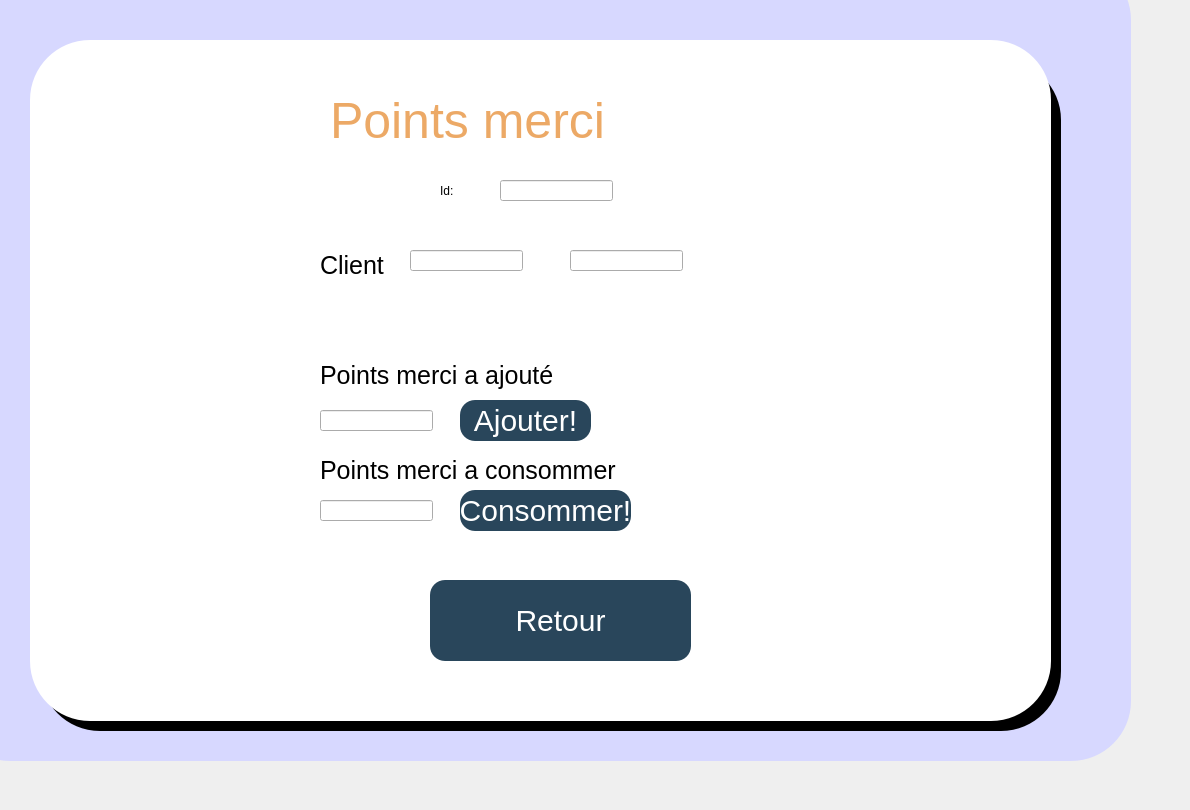
    <widget class="QWidget" name="Pointsmerci">
     <widget class="QLabel" name="label_6">
      <property name="geometry">
       <rect>
        <x>360</x>
        <y>480</y>
        <width>47</width>
        <height>14</height>
       </rect>
      </property>
      <property name="text">
       <string>TextLabel</string>
      </property>
     </widget>
     <widget class="QLabel" name="entrer_id_txt_3">
      <property name="geometry">
       <rect>
        <x>320</x>
        <y>350</y>
        <width>241</width>
        <height>51</height>
       </rect>
      </property>
      <property name="styleSheet">
       <string notr="true">font-size:25px;</string>
      </property>
      <property name="text">
       <string>Points merci a ajouté</string>
      </property>
     </widget>
     <widget class="QPushButton" name="Retour_pms">
      <property name="geometry">
       <rect>
        <x>430</x>
        <y>580</y>
        <width>261</width>
        <height>81</height>
       </rect>
      </property>
      <property name="styleSheet">
       <string notr="true">QPushButton{
background:#29465B;
font-size:30px;
border-radius:15px;
color:white;
}

QPushButton:hover{
color:#3794AB;
border-radius:15px;
background:white;
font-size:30px;
}</string>
      </property>
      <property name="text">
       <string>Retour</string>
      </property>
     </widget>
     <widget class="QPushButton" name="pushButton_37">
      <property name="geometry">
       <rect>
        <x>40</x>
        <y>60</y>
        <width>1021</width>
        <height>671</height>
       </rect>
      </property>
      <property name="styleSheet">
       <string notr="true">QPushButton{
background:black;
font-size:70px;
border-radius:60px;
color:white;
}</string>
      </property>
      <property name="text">
       <string/>
      </property>
     </widget>
     <widget class="QPushButton" name="pushButton_38">
      <property name="geometry">
       <rect>
        <x>30</x>
        <y>40</y>
        <width>1021</width>
        <height>681</height>
       </rect>
      </property>
      <property name="styleSheet">
       <string notr="true">QPushButton{
background:white;
font-size:70px;
border-radius:60px;
color:white;
}</string>
      </property>
      <property name="text">
       <string/>
      </property>
     </widget>
     <widget class="QPushButton" name="pushButton_39">
      <property name="geometry">
       <rect>
        <x>-50</x>
        <y>-40</y>
        <width>1181</width>
        <height>801</height>
       </rect>
      </property>
      <property name="styleSheet">
       <string notr="true">QPushButton{
background:rgb(215, 216, 255);
font-size:70px;
border-radius:60px;
color:white;
}</string>
      </property>
      <property name="text">
       <string/>
      </property>
     </widget>
     <widget class="QPushButton" name="Retour_13">
      <property name="geometry">
       <rect>
        <x>70</x>
        <y>80</y>
        <width>81</width>
        <height>71</height>
       </rect>
      </property>
      <property name="styleSheet">
       <string notr="true">QPushButton{
background:white;
font-size:70px;
border-radius:60px;
color:white;
}</string>
      </property>
      <property name="text">
       <string/>
      </property>
      <property name="icon">
       <iconset>
        <normaloff>../../../../Downloads/Images/icons8-undo-100.png</normaloff>../../../../Downloads/Images/icons8-undo-100.png</iconset>
      </property>
      <property name="iconSize">
       <size>
        <width>70</width>
        <height>70</height>
       </size>
      </property>
     </widget>
     <widget class="QLabel" name="label_9">
      <property name="geometry">
       <rect>
        <x>320</x>
        <y>450</y>
        <width>301</width>
        <height>41</height>
       </rect>
      </property>
      <property name="styleSheet">
       <string notr="true">font-size:25px;</string>
      </property>
      <property name="text">
       <string>Points merci a consommer</string>
      </property>
     </widget>
     <widget class="QLabel" name="pm_management">
      <property name="geometry">
       <rect>
        <x>330</x>
        <y>90</y>
        <width>451</width>
        <height>61</height>
       </rect>
      </property>
      <property name="styleSheet">
       <string notr="true">font-size:50px;
color:#ECA966;</string>
      </property>
      <property name="text">
       <string>Points merci </string>
      </property>
     </widget>
     <widget class="QLabel" name="label_7">
      <property name="geometry">
       <rect>
        <x>320</x>
        <y>240</y>
        <width>71</width>
        <height>51</height>
       </rect>
      </property>
      <property name="styleSheet">
       <string notr="true">font-size:25px;</string>
      </property>
      <property name="text">
       <string>Client</string>
      </property>
     </widget>
     <widget class="QLineEdit" name="PrenomCli">
      <property name="geometry">
       <rect>
        <x>410</x>
        <y>250</y>
        <width>113</width>
        <height>21</height>
       </rect>
      </property>
      <property name="readOnly">
       <bool>true</bool>
      </property>
     </widget>
     <widget class="QLineEdit" name="NomCli">
      <property name="geometry">
       <rect>
        <x>570</x>
        <y>250</y>
        <width>113</width>
        <height>21</height>
       </rect>
      </property>
      <property name="readOnly">
       <bool>true</bool>
      </property>
     </widget>
     <widget class="QLineEdit" name="merciajoute">
      <property name="geometry">
       <rect>
        <x>320</x>
        <y>410</y>
        <width>113</width>
        <height>21</height>
       </rect>
      </property>
     </widget>
     <widget class="QLineEdit" name="MerciConsommer">
      <property name="geometry">
       <rect>
        <x>320</x>
        <y>500</y>
        <width>113</width>
        <height>21</height>
       </rect>
      </property>
     </widget>
     <widget class="QLabel" name="label_12">
      <property name="geometry">
       <rect>
        <x>440</x>
        <y>170</y>
        <width>41</width>
        <height>41</height>
       </rect>
      </property>
      <property name="text">
       <string>Id:</string>
      </property>
     </widget>
     <widget class="QLineEdit" name="idclpm">
      <property name="geometry">
       <rect>
        <x>500</x>
        <y>180</y>
        <width>113</width>
        <height>21</height>
       </rect>
      </property>
     </widget>
     <widget class="QPushButton" name="Ajouter">
      <property name="geometry">
       <rect>
        <x>460</x>
        <y>400</y>
        <width>131</width>
        <height>41</height>
       </rect>
      </property>
      <property name="styleSheet">
       <string notr="true">QPushButton{
background:#29465B;
font-size:30px;
border-radius:15px;
color:white;
}

QPushButton:hover{
color:#3794AB;
border-radius:15px;
background:white;
font-size:30px;
}</string>
      </property>
      <property name="text">
       <string>Ajouter!</string>
      </property>
     </widget>
     <widget class="QPushButton" name="Consommer">
      <property name="geometry">
       <rect>
        <x>460</x>
        <y>490</y>
        <width>171</width>
        <height>41</height>
       </rect>
      </property>
      <property name="styleSheet">
       <string notr="true">QPushButton{
background:#29465B;
font-size:30px;
border-radius:15px;
color:white;
}

QPushButton:hover{
color:#3794AB;
border-radius:15px;
background:white;
font-size:30px;
}</string>
      </property>
      <property name="text">
       <string>Consommer!</string>
      </property>
     </widget>
     <widget class="QLabel" name="messageajout">
      <property name="geometry">
       <rect>
        <x>620</x>
        <y>400</y>
        <width>191</width>
        <height>41</height>
       </rect>
      </property>
      <property name="styleSheet">
       <string notr="true">color: red;
font-size:10px;</string>
      </property>
      <property name="text">
       <string/>
      </property>
     </widget>
     <widget class="QLabel" name="messageecons">
      <property name="geometry">
       <rect>
        <x>650</x>
        <y>490</y>
        <width>221</width>
        <height>41</height>
       </rect>
      </property>
      <property name="styleSheet">
       <string notr="true">color: red;
font-size:10px;</string>
      </property>
      <property name="text">
       <string/>
      </property>
     </widget>
     <zorder>label_6</zorder>
     <zorder>pushButton_39</zorder>
     <zorder>pushButton_37</zorder>
     <zorder>pushButton_38</zorder>
     <zorder>Retour_13</zorder>
     <zorder>label_9</zorder>
     <zorder>pm_management</zorder>
     <zorder>Retour_pms</zorder>
     <zorder>entrer_id_txt_3</zorder>
     <zorder>label_7</zorder>
     <zorder>PrenomCli</zorder>
     <zorder>NomCli</zorder>
     <zorder>merciajoute</zorder>
     <zorder>MerciConsommer</zorder>
     <zorder>label_12</zorder>
     <zorder>idclpm</zorder>
     <zorder>Ajouter</zorder>
     <zorder>Consommer</zorder>
     <zorder>messageajout</zorder>
     <zorder>messageecons</zorder>
    </widget>
